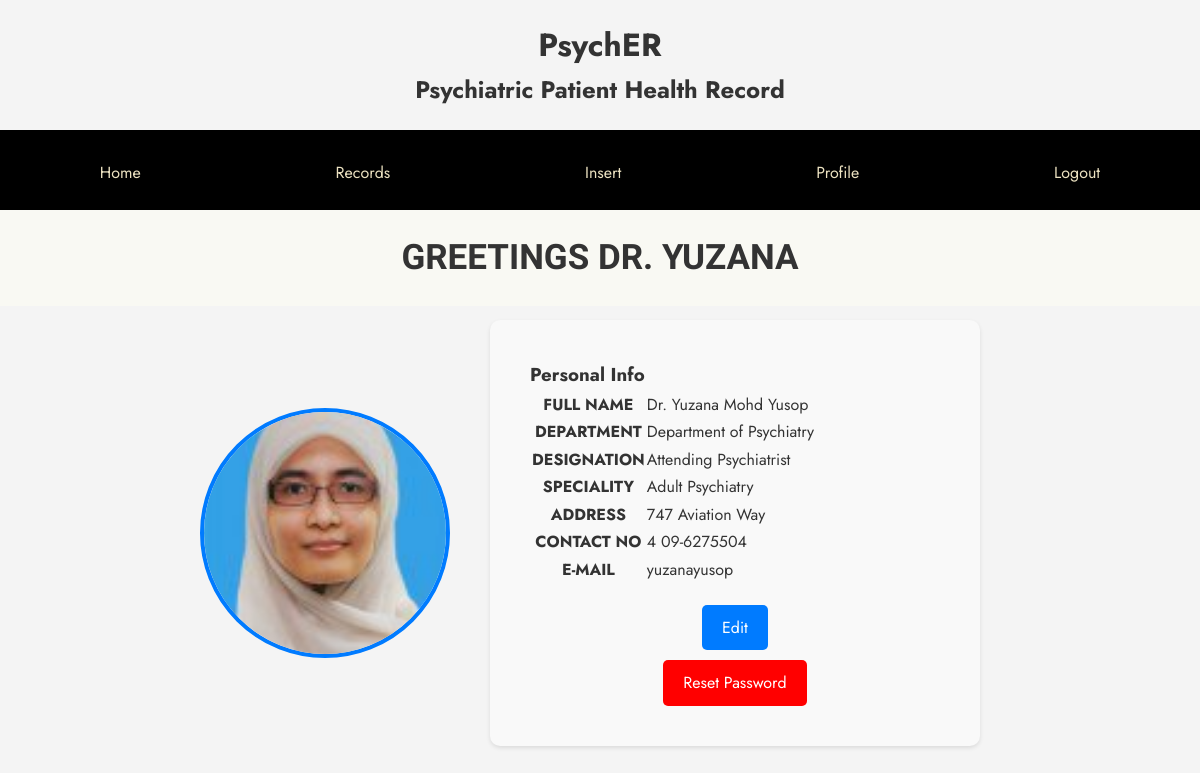
Screenshot of /dprofile.php (signed in) with the database file from the repository.
### tables this page shows
CREATE TABLE `doctor` (
  `SSN` varchar(20) NOT NULL,
  `F_Name` char(15) NOT NULL,
  `L_Name` char(15) NOT NULL,
  `Hospital_ID` varchar(25) NOT NULL,
  `Address` varchar(30) NOT NULL,
  `Contact_No` varchar(20) NOT NULL,
  `Email` varchar(50) NOT NULL,
  `Department` char(35) NOT NULL,
  `Speciality` varchar(30) NOT NULL,
  `Designation` varchar(25) NOT NULL
);

### dprofile.php (the view, shortened to what this page needs)
<?php
require "connection.php";
$uid = $_SESSION["userID"];
$sql = "SELECT SSN, F_Name, CONCAT(F_Name,' ',L_Name) AS Full_name, d.Address, Contact_No, d.Email, h.name, Department, Speciality, Designation FROM doctor d, hospital h WHERE d.Hospital_ID=h.ID AND SSN=?";
$stmt = mysqli_stmt_init($conn);
if (!mysqli_stmt_prepare($stmt, $sql)) {
    header("Location:ddashboard.php?error=sqlerror");
    exit();
} else {
    mysqli_stmt_bind_param($stmt, "s", $uid);
    mysqli_stmt_execute($stmt);
    $result = mysqli_stmt_get_result($stmt);
    if ($row = mysqli_fetch_assoc($result)) {
        $doctorDetails = $row;
    }
}
?>
<!DOCTYPE html>
<html>
<head>
    <link rel="stylesheet" type="text/css" href="dprofile_style.css">
</head>
<body>
<div class="header">
    <div>
        <h1>PsychER</h1>
        <h2>Psychiatric Patient Health Record</h2>
    </div>
</div>
<div class="navigation-bar">
    <a href="ddashboard.php">Home</a>
    <a href="drecords.php">Records</a>
    <a href="dinsert.php">Insert</a>
    <a href="dprofile.php">Profile</a>
    <a href="logout.php">Logout</a>
</div>
<div class='welcome'>
    <h2 class='welcome_mssg'> GREETINGS <?php echo strtoupper($doctorDetails['F_Name']); ?></h2>
</div>
<div class='profile-section'>
    <div class= "profile-picture">
        <img src="Resource/rosliza.jpg" alt="Your Profile Picture">
    </div>
    <div class='pi_box'>
        <h3> Personal Info</h3>
        <table>
            <tr>
                <th>FULL NAME</th>
                <td><?php echo $doctorDetails['Full_name']; ?></td>
            </tr>
            <tr>
                <th>DEPARTMENT</th>
                <td><?php echo $doctorDetails['Department']; ?></td>
            </tr>
            <tr>
                <th>DESIGNATION</th>
                <td><?php echo $doctorDetails['Designation']; ?></td>
            </tr>
            <tr>
                <th>SPECIALITY</th>
                <td><?php echo $doctorDetails['Speciality']; ?></td>
            </tr>
            <tr>
                <th>ADDRESS</th>
                <td><?php echo $doctorDetails['Address']; ?></td>
            </tr>
            <tr>
                <th>CONTACT NO</th>
                <td><?php echo $doctorDetails['Contact_No']; ?></td>
            </tr>
            <tr>
                <th>E-MAIL</th>
                <td><?php echo $doctorDetails['Email']; ?></td>
            </tr>
        </table>
        <div class="edit-button">
            <a href="edit_profile.php">Edit</a>
        </div>
        <div class="forgot-password-button">
        <div class='res_div'><a class='res' href='d_res_pass.php'>Reset Password</a></div>
        </div>
    </div>
</div>
</body>
</html>

### dprofile_style.css (style rules this page uses)
* { margin: 0; padding: 0; box-sizing: border-box; }
body { font-family: 'Jost', sans-serif; background-color: #f4f4f4; color: #333; line-height: 1.6; }
.header { text-align: center; margin: 20px; }
.navigation-bar { background-color: black; overflow: hidden; font-family: "Jost", sans-serif; height: 80px; text-align: center; }
.navigation-bar a { display: inline-block; font-size: 16px; text-decoration: none; color: #ece2c1; padding: 30px 15px; margin: 0 80px; }
.welcome { position: relative; width: 100%; height: 90px; }
.welcome_mssg { font-family: "Barlow Condensed", sans-serif; font-size: 35px; background: #f9f9f3; text-align: center; padding: 20px; }
.profile-section { display: flex; justify-content: space-between; align-items: center; margin: 20px auto; max-width: 800px; }
.pi_box { flex: 1; background-color: #f9f9f9; padding: 40px; border-radius: 10px; box-shadow: 0 2px 4px rgba(0, 0, 0, 0.1); margin-right: 20px; }
.profile-picture { width: 250px; height: 250px; border-radius: 50%; border: 4px solid #007bff; object-fit: cover; margin-right: 40px; }
.profile-picture img { width: 100%; height: 100%; border-radius: 50%; object-fit: cover; }
.edit-button { display: block; margin-top: 20px; text-align: center; }
.edit-button a { display: inline-block; padding: 10px 20px; background-color: #007bff; color: white; text-decoration: none; border-radius: 5px; }
.forgot-password-button { display: block; margin-top: 10px; text-align: center; }
.forgot-password-button a { display: inline-block; padding: 10px 20px; background-color: #ff0000; color: white; text-decoration: none; border-radius: 5px; }

### rows the page displays
doctor: F_Name "DR. YUZANA", Department "Department of Psychiatry", Designation "Attending Psychiatrist", Speciality "Adult Psychiatry", Address "747 Aviation Way", Contact_No "4 09-6275504", Email "yuzanayusop"

### other values shown
$doctorDetails['Full_name'] "Dr. Yuzana Mohd Yusop"
